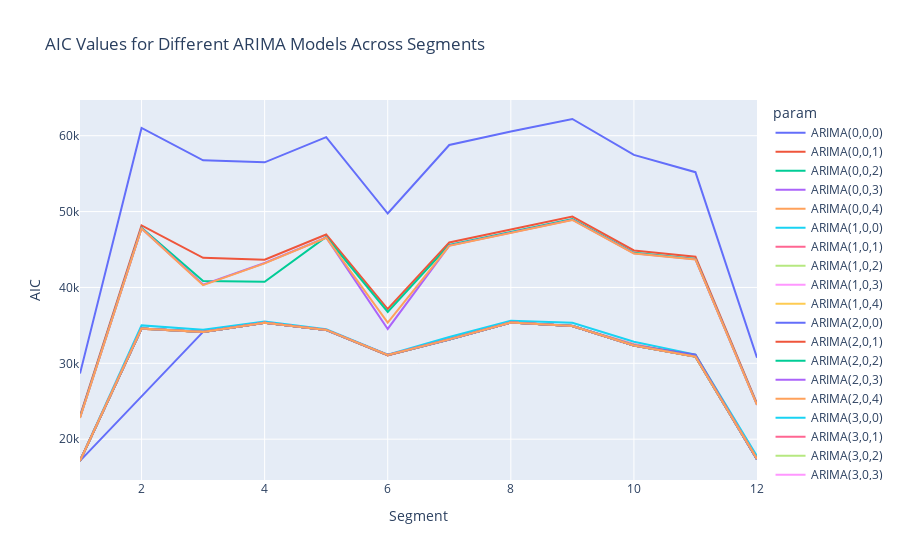
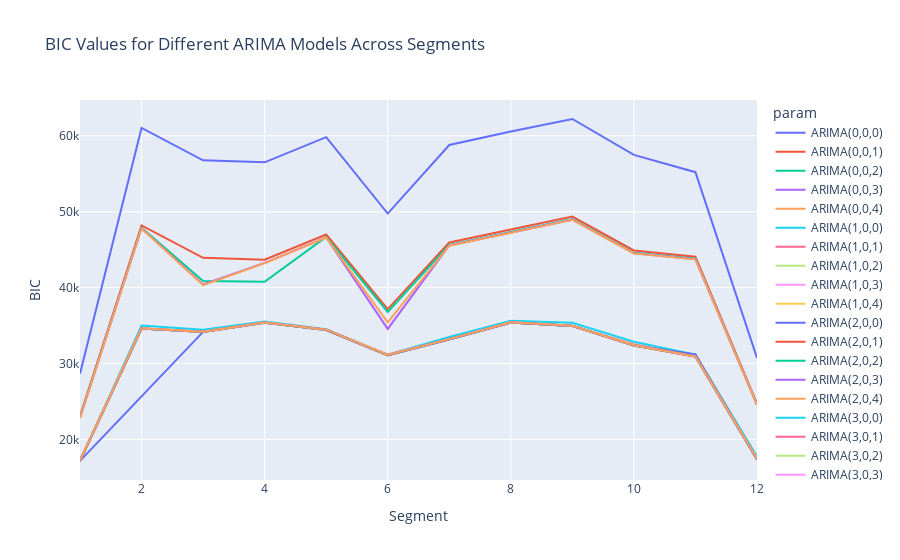
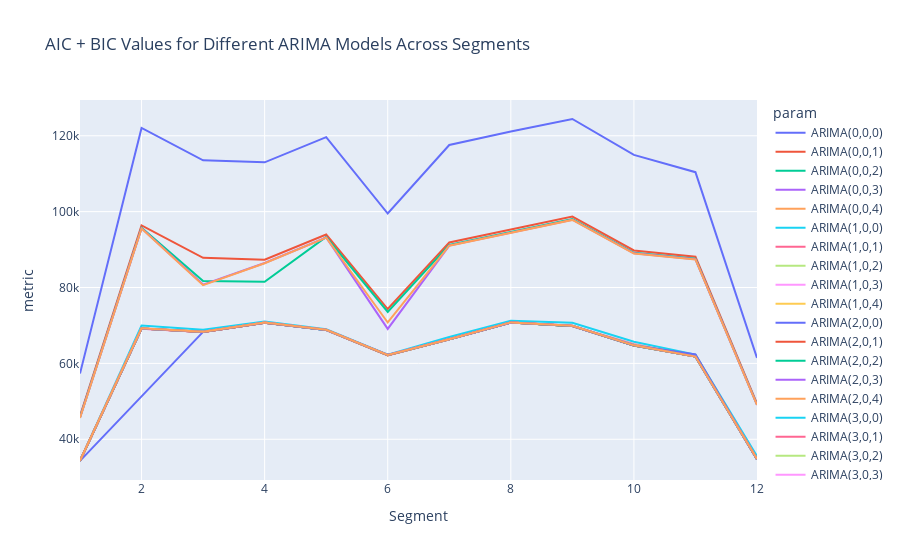

The cell these charts' notebook holds for them, in order:
### Code cell
fig1 = px.line(results_df, x='Segment', y='AIC', color='param', title='AIC Values for Different ARIMA Models Across Segments')
fig2 = px.line(results_df, x='Segment', y='BIC', color='param', title='BIC Values for Different ARIMA Models Across Segments')
fig3 = px.line(results_df, x='Segment', y='metric', color='param', title='AIC + BIC Values for Different ARIMA Models Across Segments')
fig1.show()
fig2.show()
fig3.show()

### Figure 1 — Plotly figure (JSON) as saved in the notebook; plotly's stock layout.template omitted (floating-point values rounded to 4 significant figures)
{"data": [{"hovertemplate": "param=ARIMA(0,0,0)<br>Segment=%{x}<br>AIC=%{y}<extra></extra>", "legendgroup": "ARIMA(0,0,0)", "line": {"color": "#636efa", "dash": "solid"}, "marker": {"symbol": "circle"}, "mode": "lines", "name": "ARIMA(0,0,0)", "orientation": "v", "showlegend": true, "type": "scatter", "x": [1, 2, 3, 4, 5, 6, 7, 8, 9, 10, 11, 12], "xaxis": "x", "y": [28650.0, 61020.0, 56760.0, 56490.0, 59820.0, 49740.0, 58780.0, 60550.0, 62200.0, 57480.0, 55190.0, 30730.0], "yaxis": "y"}, {"hovertemplate": "param=ARIMA(0,0,1)<br>Segment=%{x}<br>AIC=%{y}<extra></extra>", "legendgroup": "ARIMA(0,0,1)", "line": {"color": "#EF553B", "dash": "solid"}, "marker": {"symbol": "circle"}, "mode": "lines", "name": "ARIMA(0,0,1)", "orientation": "v", "showlegend": true, "type": "scatter", "x": [1, 2, 3, 4, 5, 6, 7, 8, 9, 10, 11, 12], "xaxis": "x", "y": [23050.0, 48170.0, 43900.0, 43650.0, 46970.0, 37150.0, 45930.0, 47680.0, 49340.0, 44870.0, 44050.0, 24710.0], "yaxis": "y"}, {"hovertemplate": "param=ARIMA(0,0,2)<br>Segment=%{x}<br>AIC=%{y}<extra></extra>", "legendgroup": "ARIMA(0,0,2)", "line": {"color": "#00cc96", "dash": "solid"}, "marker": {"symbol": "circle"}, "mode": "lines", "name": "ARIMA(0,0,2)", "orientation": "v", "showlegend": true, "type": "scatter", "x": [1, 2, 3, 4, 5, 6, 7, 8, 9, 10, 11, 12], "xaxis": "x", "y": [22880.0, 47860.0, 40850.0, 40750.0, 46660.0, 36770.0, 45600.0, 47330.0, 49010.0, 44570.0, 43770.0, 24550.0], "yaxis": "y"}, {"hovertemplate": "param=ARIMA(0,0,3)<br>Segment=%{x}<br>AIC=%{y}<extra></extra>", "legendgroup": "ARIMA(0,0,3)", "line": {"color": "#ab63fa", "dash": "solid"}, "marker": {"symbol": "circle"}, "mode": "lines", "name": "ARIMA(0,0,3)", "orientation": "v", "showlegend": true, "type": "scatter", "x": [1, 2, 3, 4, 5, 6, 7, 8, 9, 10, 11, 12], "xaxis": "x", "y": [22820.0, 47780.0, 40370.0, 43220.0, 46580.0, 34530.0, 45520.0, 47210.0, 48920.0, 44490.0, 43700.0, 24520.0], "yaxis": "y"}, {"hovertemplate": "param=ARIMA(0,0,4)<br>Segment=%{x}<br>AIC=%{y}<extra></extra>", "legendgroup": "ARIMA(0,0,4)", "line": {"color": "#FFA15A", "dash": "solid"}, "marker": {"symbol": "circle"}, "mode": "lines", "name": "ARIMA(0,0,4)", "orientation": "v", "showlegend": true, "type": "scatter", "x": [1, 2, 3, 4, 5, 6, 7, 8, 9, 10, 11, 12], "xaxis": "x", "y": [22800.0, 47760.0, 40300.0, 43180.0, 46550.0, 35380.0, 45490.0, 47150.0, 48890.0, 44460.0, 43690.0, 24510.0], "yaxis": "y"}, {"hovertemplate": "param=ARIMA(1,0,0)<br>Segment=%{x}<br>AIC=%{y}<extra></extra>", "legendgroup": "ARIMA(1,0,0)", "line": {"color": "#19d3f3", "dash": "solid"}, "marker": {"symbol": "circle"}, "mode": "lines", "name": "ARIMA(1,0,0)", "orientation": "v", "showlegend": true, "type": "scatter", "x": [1, 2, 3, 4, 5, 6, 7, 8, 9, 10, 11, 12], "xaxis": "x", "y": [17140.0, 34990.0, 34420.0, 35520.0, 34480.0, 31130.0, 33470.0, 35600.0, 35350.0, 32850.0, 31160.0, 17750.0], "yaxis": "y"}, {"hovertemplate": "param=ARIMA(1,0,1)<br>Segment=%{x}<br>AIC=%{y}<extra></extra>", "legendgroup": "ARIMA(1,0,1)", "line": {"color": "#FF6692", "dash": "solid"}, "marker": {"symbol": "circle"}, "mode": "lines", "name": "ARIMA(1,0,1)", "orientation": "v", "showlegend": true, "type": "scatter", "x": [1, 2, 3, 4, 5, 6, 7, 8, 9, 10, 11, 12], "xaxis": "x", "y": [17130.0, 34590.0, 34130.0, 35350.0, 34390.0, 31050.0, 33160.0, 35370.0, 34920.0, 32500.0, 30930.0, 17380.0], "yaxis": "y"}, {"hovertemplate": "param=ARIMA(1,0,2)<br>Segment=%{x}<br>AIC=%{y}<extra></extra>", "legendgroup": "ARIMA(1,0,2)", "line": {"color": "#B6E880", "dash": "solid"}, "marker": {"symbol": "circle"}, "mode": "lines", "name": "ARIMA(1,0,2)", "orientation": "v", "showlegend": true, "type": "scatter", "x": [1, 2, 3, 4, 5, 6, 7, 8, 9, 10, 11, 12], "xaxis": "x", "y": [17140.0, 34580.0, 34130.0, 35350.0, 34400.0, 31050.0, 33150.0, 35370.0, 34920.0, 32430.0, 30900.0, 17360.0], "yaxis": "y"}, {"hovertemplate": "param=ARIMA(1,0,3)<br>Segment=%{x}<br>AIC=%{y}<extra></extra>", "legendgroup": "ARIMA(1,0,3)", "line": {"color": "#FF97FF", "dash": "solid"}, "marker": {"symbol": "circle"}, "mode": "lines", "name": "ARIMA(1,0,3)", "orientation": "v", "showlegend": true, "type": "scatter", "x": [1, 2, 3, 4, 5, 6, 7, 8, 9, 10, 11, 12], "xaxis": "x", "y": [17140.0, 34570.0, 34130.0, 35350.0, 34400.0, 31090.0, 33150.0, 35370.0, 34920.0, 32380.0, 30890.0, 17340.0], "yaxis": "y"}, {"hovertemplate": "param=ARIMA(1,0,4)<br>Segment=%{x}<br>AIC=%{y}<extra></extra>", "legendgroup": "ARIMA(1,0,4)", "line": {"color": "#FECB52", "dash": "solid"}, "marker": {"symbol": "circle"}, "mode": "lines", "name": "ARIMA(1,0,4)", "orientation": "v", "showlegend": true, "type": "scatter", "x": [1, 2, 3, 4, 5, 6, 7, 8, 9, 10, 11, 12], "xaxis": "x", "y": [17140.0, 34570.0, 34130.0, 35350.0, 34400.0, 31060.0, 33150.0, 35370.0, 34920.0, 32360.0, 30880.0, 17340.0], "yaxis": "y"}, {"hovertemplate": "param=ARIMA(2,0,0)<br>Segment=%{x}<br>AIC=%{y}<extra></extra>", "legendgroup": "ARIMA(2,0,0)", "line": {"color": "#636efa", "dash": "solid"}, "marker": {"symbol": "circle"}, "mode": "lines", "name": "ARIMA(2,0,0)", "orientation": "v", "showlegend": true, "type": "scatter", "x": [1, 2, 3, 4, 5, 6, 7, 8, 9, 10, 11, 12], "xaxis": "x", "y": [17130.0, 34580.0, 34170.0, 35370.0, 34400.0, 31090.0, 33160.0, 35380.0, 34960.0, 32370.0, 30880.0, 17360.0], "yaxis": "y"}, {"hovertemplate": "param=ARIMA(2,0,1)<br>Segment=%{x}<br>AIC=%{y}<extra></extra>", "legendgroup": "ARIMA(2,0,1)", "line": {"color": "#EF553B", "dash": "solid"}, "marker": {"symbol": "circle"}, "mode": "lines", "name": "ARIMA(2,0,1)", "orientation": "v", "showlegend": true, "type": "scatter", "x": [1, 2, 3, 4, 5, 6, 7, 8, 9, 10, 11, 12], "xaxis": "x", "y": [17120.0, 34570.0, 34130.0, 35350.0, 34400.0, 31050.0, 33150.0, 35370.0, 34920.0, 32350.0, 31100.0, 17350.0], "yaxis": "y"}, {"hovertemplate": "param=ARIMA(2,0,2)<br>Segment=%{x}<br>AIC=%{y}<extra></extra>", "legendgroup": "ARIMA(2,0,2)", "line": {"color": "#00cc96", "dash": "solid"}, "marker": {"symbol": "circle"}, "mode": "lines", "name": "ARIMA(2,0,2)", "orientation": "v", "showlegend": true, "type": "scatter", "x": [1, 2, 3, 4, 5, 6, 7, 8, 9, 10, 11, 12], "xaxis": "x", "y": [17140.0, 34590.0, 34130.0, 35350.0, 34400.0, 31050.0, 33170.0, 35370.0, 34920.0, 32350.0, 30880.0, 17380.0], "yaxis": "y"}, {"hovertemplate": "param=ARIMA(2,0,3)<br>Segment=%{x}<br>AIC=%{y}<extra></extra>", "legendgroup": "ARIMA(2,0,3)", "line": {"color": "#ab63fa", "dash": "solid"}, "marker": {"symbol": "circle"}, "mode": "lines", "name": "ARIMA(2,0,3)", "orientation": "v", "showlegend": true, "type": "scatter", "x": [1, 2, 3, 4, 5, 6, 7, 8, 9, 10, 11, 12], "xaxis": "x", "y": [17140.0, 34570.0, 34130.0, 35350.0, 34400.0, 31080.0, 33150.0, 35370.0, 34920.0, 32350.0, 30910.0, 17370.0], "yaxis": "y"}, {"hovertemplate": "param=ARIMA(2,0,4)<br>Segment=%{x}<br>AIC=%{y}<extra></extra>", "legendgroup": "ARIMA(2,0,4)", "line": {"color": "#FFA15A", "dash": "solid"}, "marker": {"symbol": "circle"}, "mode": "lines", "name": "ARIMA(2,0,4)", "orientation": "v", "showlegend": true, "type": "scatter", "x": [1, 2, 3, 4, 5, 6, 7, 8, 9, 10, 11, 12], "xaxis": "x", "y": [17140.0, 34570.0, 34140.0, 35350.0, 34400.0, 31060.0, 33150.0, 35370.0, 34920.0, 32350.0, 30890.0, 17340.0], "yaxis": "y"}, {"hovertemplate": "param=ARIMA(3,0,0)<br>Segment=%{x}<br>AIC=%{y}<extra></extra>", "legendgroup": "ARIMA(3,0,0)", "line": {"color": "#19d3f3", "dash": "solid"}, "marker": {"symbol": "circle"}, "mode": "lines", "name": "ARIMA(3,0,0)", "orientation": "v", "showlegend": true, "type": "scatter", "x": [1, 2, 3, 4, 5, 6, 7, 8, 9, 10, 11, 12], "xaxis": "x", "y": [17140.0, 34570.0, 34140.0, 35350.0, 34400.0, 31090.0, 33150.0, 35370.0, 34930.0, 32350.0, 30880.0, 17360.0], "yaxis": "y"}, {"hovertemplate": "param=ARIMA(3,0,1)<br>Segment=%{x}<br>AIC=%{y}<extra></extra>", "legendgroup": "ARIMA(3,0,1)", "line": {"color": "#FF6692", "dash": "solid"}, "marker": {"symbol": "circle"}, "mode": "lines", "name": "ARIMA(3,0,1)", "orientation": "v", "showlegend": true, "type": "scatter", "x": [1, 2, 3, 4, 5, 6, 7, 8, 9, 10, 11, 12], "xaxis": "x", "y": [17140.0, 34560.0, 34130.0, 35350.0, 34400.0, 31060.0, 33160.0, 35370.0, 34920.0, 32350.0, 30890.0, 17360.0], "yaxis": "y"}, {"hovertemplate": "param=ARIMA(3,0,2)<br>Segment=%{x}<br>AIC=%{y}<extra></extra>", "legendgroup": "ARIMA(3,0,2)", "line": {"color": "#B6E880", "dash": "solid"}, "marker": {"symbol": "circle"}, "mode": "lines", "name": "ARIMA(3,0,2)", "orientation": "v", "showlegend": true, "type": "scatter", "x": [1, 2, 3, 4, 5, 6, 7, 8, 9, 10, 11, 12], "xaxis": "x", "y": [17130.0, 34570.0, 34130.0, 35350.0, 34400.0, 31070.0, 33150.0, 35370.0, 34920.0, 32350.0, 30880.0, 17350.0], "yaxis": "y"}, {"hovertemplate": "param=ARIMA(3,0,3)<br>Segment=%{x}<br>AIC=%{y}<extra></extra>", "legendgroup": "ARIMA(3,0,3)", "line": {"color": "#FF97FF", "dash": "solid"}, "marker": {"symbol": "circle"}, "mode": "lines", "name": "ARIMA(3,0,3)", "orientation": "v", "showlegend": true, "type": "scatter", "x": [1, 2, 3, 4, 5, 6, 7, 8, 9, 10, 11, 12], "xaxis": "x", "y": [17140.0, 34590.0, 34140.0, 35350.0, 34400.0, 31090.0, 33160.0, 35370.0, 34930.0, 32350.0, 30900.0, 17380.0], "yaxis": "y"}, {"hovertemplate": "param=ARIMA(3,0,4)<br>Segment=%{x}<br>AIC=%{y}<extra></extra>", "legendgroup": "ARIMA(3,0,4)", "line": {"color": "#FECB52", "dash": "solid"}, "marker": {"symbol": "circle"}, "mode": "lines", "name": "ARIMA(3,0,4)", "orientation": "v", "showlegend": true, "type": "scatter", "x": [1, 2, 3, 4, 5, 6, 7, 8, 9, 10, 11, 12], "xaxis": "x", "y": [17140.0, 34580.0, 34140.0, 35360.0, 34400.0, 31060.0, 33140.0, 35370.0, 34920.0, 32350.0, 30880.0, 17360.0], "yaxis": "y"}, {"hovertemplate": "param=ARIMA(4,0,0)<br>Segment=%{x}<br>AIC=%{y}<extra></extra>", "legendgroup": "ARIMA(4,0,0)", "line": {"color": "#636efa", "dash": "solid"}, "marker": {"symbol": "circle"}, "mode": "lines", "name": "ARIMA(4,0,0)", "orientation": "v", "showlegend": true, "type": "scatter", "x": [1, 3, 4, 5, 6, 7, 8, 9, 10, 11, 12], "xaxis": "x", "y": [17140.0, 34140.0, 35350.0, 34400.0, 31090.0, 33150.0, 35370.0, 34920.0, 32340.0, 31150.0, 17340.0], "yaxis": "y"}, {"hovertemplate": "param=ARIMA(4,0,1)<br>Segment=%{x}<br>AIC=%{y}<extra></extra>", "legendgroup": "ARIMA(4,0,1)", "line": {"color": "#EF553B", "dash": "solid"}, "marker": {"symbol": "circle"}, "mode": "lines", "name": "ARIMA(4,0,1)", "orientation": "v", "showlegend": true, "type": "scatter", "x": [1, 2, 3, 4, 5, 6, 7, 8, 9, 10, 11, 12], "xaxis": "x", "y": [17140.0, 34570.0, 34130.0, 35350.0, 34400.0, 31060.0, 33150.0, 35370.0, 34920.0, 32350.0, 30880.0, 17360.0], "yaxis": "y"}, {"hovertemplate": "param=ARIMA(4,0,2)<br>Segment=%{x}<br>AIC=%{y}<extra></extra>", "legendgroup": "ARIMA(4,0,2)", "line": {"color": "#00cc96", "dash": "solid"}, "marker": {"symbol": "circle"}, "mode": "lines", "name": "ARIMA(4,0,2)", "orientation": "v", "showlegend": true, "type": "scatter", "x": [1, 2, 3, 4, 5, 6, 7, 8, 9, 10, 11, 12], "xaxis": "x", "y": [17140.0, 34570.0, 34140.0, 35350.0, 34400.0, 31090.0, 33150.0, 35370.0, 34920.0, 32350.0, 30890.0, 17330.0], "yaxis": "y"}, {"hovertemplate": "param=ARIMA(4,0,3)<br>Segment=%{x}<br>AIC=%{y}<extra></extra>", "legendgroup": "ARIMA(4,0,3)", "line": {"color": "#ab63fa", "dash": "solid"}, "marker": {"symbol": "circle"}, "mode": "lines", "name": "ARIMA(4,0,3)", "orientation": "v", "showlegend": true, "type": "scatter", "x": [1, 2, 3, 4, 5, 6, 7, 8, 9, 10, 11, 12], "xaxis": "x", "y": [17140.0, 34570.0, 34140.0, 35360.0, 34400.0, 31090.0, 33140.0, 35370.0, 34920.0, 32350.0, 30880.0, 17340.0], "yaxis": "y"}, {"hovertemplate": "param=ARIMA(4,0,4)<br>Segment=%{x}<br>AIC=%{y}<extra></extra>", "legendgroup": "ARIMA(4,0,4)", "line": {"color": "#FFA15A", "dash": "solid"}, "marker": {"symbol": "circle"}, "mode": "lines", "name": "ARIMA(4,0,4)", "orientation": "v", "showlegend": true, "type": "scatter", "x": [1, 2, 3, 4, 5, 6, 7, 8, 9, 10, 11, 12], "xaxis": "x", "y": [17150.0, 34600.0, 34130.0, 35360.0, 34400.0, 31090.0, 33160.0, 35370.0, 34920.0, 32350.0, 30870.0, 17390.0], "yaxis": "y"}], "layout": {"legend": {"title": {"text": "param"}, "tracegroupgap": 0}, "title": {"text": "AIC Values for Different ARIMA Models Across Segments"}, "xaxis": {"anchor": "y", "domain": [0, 1], "title": {"text": "Segment"}}, "yaxis": {"anchor": "x", "domain": [0, 1], "title": {"text": "AIC"}}}}

### Figure 2 — Plotly figure (JSON) as saved in the notebook; plotly's stock layout.template omitted (floating-point values rounded to 4 significant figures)
{"data": [{"hovertemplate": "param=ARIMA(0,0,0)<br>Segment=%{x}<br>BIC=%{y}<extra></extra>", "legendgroup": "ARIMA(0,0,0)", "line": {"color": "#636efa", "dash": "solid"}, "marker": {"symbol": "circle"}, "mode": "lines", "name": "ARIMA(0,0,0)", "orientation": "v", "showlegend": true, "type": "scatter", "x": [1, 2, 3, 4, 5, 6, 7, 8, 9, 10, 11, 12], "xaxis": "x", "y": [28660.0, 61030.0, 56770.0, 56500.0, 59830.0, 49750.0, 58790.0, 60560.0, 62210.0, 57490.0, 55200.0, 30740.0], "yaxis": "y"}, {"hovertemplate": "param=ARIMA(0,0,1)<br>Segment=%{x}<br>BIC=%{y}<extra></extra>", "legendgroup": "ARIMA(0,0,1)", "line": {"color": "#EF553B", "dash": "solid"}, "marker": {"symbol": "circle"}, "mode": "lines", "name": "ARIMA(0,0,1)", "orientation": "v", "showlegend": true, "type": "scatter", "x": [1, 2, 3, 4, 5, 6, 7, 8, 9, 10, 11, 12], "xaxis": "x", "y": [23070.0, 48190.0, 43920.0, 43670.0, 46990.0, 37170.0, 45940.0, 47690.0, 49360.0, 44890.0, 44070.0, 24720.0], "yaxis": "y"}, {"hovertemplate": "param=ARIMA(0,0,2)<br>Segment=%{x}<br>BIC=%{y}<extra></extra>", "legendgroup": "ARIMA(0,0,2)", "line": {"color": "#00cc96", "dash": "solid"}, "marker": {"symbol": "circle"}, "mode": "lines", "name": "ARIMA(0,0,2)", "orientation": "v", "showlegend": true, "type": "scatter", "x": [1, 2, 3, 4, 5, 6, 7, 8, 9, 10, 11, 12], "xaxis": "x", "y": [22900.0, 47880.0, 40870.0, 40770.0, 46680.0, 36790.0, 45620.0, 47350.0, 49040.0, 44590.0, 43790.0, 24580.0], "yaxis": "y"}, {"hovertemplate": "param=ARIMA(0,0,3)<br>Segment=%{x}<br>BIC=%{y}<extra></extra>", "legendgroup": "ARIMA(0,0,3)", "line": {"color": "#ab63fa", "dash": "solid"}, "marker": {"symbol": "circle"}, "mode": "lines", "name": "ARIMA(0,0,3)", "orientation": "v", "showlegend": true, "type": "scatter", "x": [1, 2, 3, 4, 5, 6, 7, 8, 9, 10, 11, 12], "xaxis": "x", "y": [22850.0, 47810.0, 40400.0, 43250.0, 46600.0, 34560.0, 45540.0, 47240.0, 48950.0, 44520.0, 43730.0, 24550.0], "yaxis": "y"}, {"hovertemplate": "param=ARIMA(0,0,4)<br>Segment=%{x}<br>BIC=%{y}<extra></extra>", "legendgroup": "ARIMA(0,0,4)", "line": {"color": "#FFA15A", "dash": "solid"}, "marker": {"symbol": "circle"}, "mode": "lines", "name": "ARIMA(0,0,4)", "orientation": "v", "showlegend": true, "type": "scatter", "x": [1, 2, 3, 4, 5, 6, 7, 8, 9, 10, 11, 12], "xaxis": "x", "y": [22830.0, 47800.0, 40330.0, 43210.0, 46590.0, 35410.0, 45520.0, 47180.0, 48930.0, 44500.0, 43720.0, 24540.0], "yaxis": "y"}, {"hovertemplate": "param=ARIMA(1,0,0)<br>Segment=%{x}<br>BIC=%{y}<extra></extra>", "legendgroup": "ARIMA(1,0,0)", "line": {"color": "#19d3f3", "dash": "solid"}, "marker": {"symbol": "circle"}, "mode": "lines", "name": "ARIMA(1,0,0)", "orientation": "v", "showlegend": true, "type": "scatter", "x": [1, 2, 3, 4, 5, 6, 7, 8, 9, 10, 11, 12], "xaxis": "x", "y": [17160.0, 35010.0, 34440.0, 35540.0, 34500.0, 31140.0, 33480.0, 35620.0, 35360.0, 32870.0, 31170.0, 17770.0], "yaxis": "y"}, {"hovertemplate": "param=ARIMA(1,0,1)<br>Segment=%{x}<br>BIC=%{y}<extra></extra>", "legendgroup": "ARIMA(1,0,1)", "line": {"color": "#FF6692", "dash": "solid"}, "marker": {"symbol": "circle"}, "mode": "lines", "name": "ARIMA(1,0,1)", "orientation": "v", "showlegend": true, "type": "scatter", "x": [1, 2, 3, 4, 5, 6, 7, 8, 9, 10, 11, 12], "xaxis": "x", "y": [17160.0, 34610.0, 34150.0, 35370.0, 34420.0, 31070.0, 33190.0, 35390.0, 34950.0, 32520.0, 30960.0, 17400.0], "yaxis": "y"}, {"hovertemplate": "param=ARIMA(1,0,2)<br>Segment=%{x}<br>BIC=%{y}<extra></extra>", "legendgroup": "ARIMA(1,0,2)", "line": {"color": "#B6E880", "dash": "solid"}, "marker": {"symbol": "circle"}, "mode": "lines", "name": "ARIMA(1,0,2)", "orientation": "v", "showlegend": true, "type": "scatter", "x": [1, 2, 3, 4, 5, 6, 7, 8, 9, 10, 11, 12], "xaxis": "x", "y": [17160.0, 34600.0, 34160.0, 35380.0, 34420.0, 31080.0, 33180.0, 35390.0, 34950.0, 32460.0, 30930.0, 17390.0], "yaxis": "y"}, {"hovertemplate": "param=ARIMA(1,0,3)<br>Segment=%{x}<br>BIC=%{y}<extra></extra>", "legendgroup": "ARIMA(1,0,3)", "line": {"color": "#FF97FF", "dash": "solid"}, "marker": {"symbol": "circle"}, "mode": "lines", "name": "ARIMA(1,0,3)", "orientation": "v", "showlegend": true, "type": "scatter", "x": [1, 2, 3, 4, 5, 6, 7, 8, 9, 10, 11, 12], "xaxis": "x", "y": [17170.0, 34600.0, 34170.0, 35380.0, 34430.0, 31120.0, 33180.0, 35400.0, 34950.0, 32410.0, 30920.0, 17380.0], "yaxis": "y"}, {"hovertemplate": "param=ARIMA(1,0,4)<br>Segment=%{x}<br>BIC=%{y}<extra></extra>", "legendgroup": "ARIMA(1,0,4)", "line": {"color": "#FECB52", "dash": "solid"}, "marker": {"symbol": "circle"}, "mode": "lines", "name": "ARIMA(1,0,4)", "orientation": "v", "showlegend": true, "type": "scatter", "x": [1, 2, 3, 4, 5, 6, 7, 8, 9, 10, 11, 12], "xaxis": "x", "y": [17180.0, 34600.0, 34170.0, 35390.0, 34440.0, 31100.0, 33190.0, 35410.0, 34960.0, 32400.0, 30920.0, 17370.0], "yaxis": "y"}, {"hovertemplate": "param=ARIMA(2,0,0)<br>Segment=%{x}<br>BIC=%{y}<extra></extra>", "legendgroup": "ARIMA(2,0,0)", "line": {"color": "#636efa", "dash": "solid"}, "marker": {"symbol": "circle"}, "mode": "lines", "name": "ARIMA(2,0,0)", "orientation": "v", "showlegend": true, "type": "scatter", "x": [1, 2, 3, 4, 5, 6, 7, 8, 9, 10, 11, 12], "xaxis": "x", "y": [17160.0, 34600.0, 34200.0, 35390.0, 34420.0, 31110.0, 33180.0, 35400.0, 34980.0, 32400.0, 30910.0, 17380.0], "yaxis": "y"}, {"hovertemplate": "param=ARIMA(2,0,1)<br>Segment=%{x}<br>BIC=%{y}<extra></extra>", "legendgroup": "ARIMA(2,0,1)", "line": {"color": "#EF553B", "dash": "solid"}, "marker": {"symbol": "circle"}, "mode": "lines", "name": "ARIMA(2,0,1)", "orientation": "v", "showlegend": true, "type": "scatter", "x": [1, 2, 3, 4, 5, 6, 7, 8, 9, 10, 11, 12], "xaxis": "x", "y": [17150.0, 34600.0, 34160.0, 35380.0, 34420.0, 31080.0, 33180.0, 35390.0, 34940.0, 32380.0, 31130.0, 17370.0], "yaxis": "y"}, {"hovertemplate": "param=ARIMA(2,0,2)<br>Segment=%{x}<br>BIC=%{y}<extra></extra>", "legendgroup": "ARIMA(2,0,2)", "line": {"color": "#00cc96", "dash": "solid"}, "marker": {"symbol": "circle"}, "mode": "lines", "name": "ARIMA(2,0,2)", "orientation": "v", "showlegend": true, "type": "scatter", "x": [1, 2, 3, 4, 5, 6, 7, 8, 9, 10, 11, 12], "xaxis": "x", "y": [17170.0, 34620.0, 34170.0, 35380.0, 34430.0, 31090.0, 33200.0, 35400.0, 34950.0, 32380.0, 30910.0, 17410.0], "yaxis": "y"}, {"hovertemplate": "param=ARIMA(2,0,3)<br>Segment=%{x}<br>BIC=%{y}<extra></extra>", "legendgroup": "ARIMA(2,0,3)", "line": {"color": "#ab63fa", "dash": "solid"}, "marker": {"symbol": "circle"}, "mode": "lines", "name": "ARIMA(2,0,3)", "orientation": "v", "showlegend": true, "type": "scatter", "x": [1, 2, 3, 4, 5, 6, 7, 8, 9, 10, 11, 12], "xaxis": "x", "y": [17180.0, 34610.0, 34170.0, 35390.0, 34440.0, 31120.0, 33190.0, 35410.0, 34960.0, 32390.0, 30950.0, 17410.0], "yaxis": "y"}, {"hovertemplate": "param=ARIMA(2,0,4)<br>Segment=%{x}<br>BIC=%{y}<extra></extra>", "legendgroup": "ARIMA(2,0,4)", "line": {"color": "#FFA15A", "dash": "solid"}, "marker": {"symbol": "circle"}, "mode": "lines", "name": "ARIMA(2,0,4)", "orientation": "v", "showlegend": true, "type": "scatter", "x": [1, 2, 3, 4, 5, 6, 7, 8, 9, 10, 11, 12], "xaxis": "x", "y": [17190.0, 34610.0, 34180.0, 35400.0, 34440.0, 31110.0, 33200.0, 35420.0, 34960.0, 32390.0, 30940.0, 17380.0], "yaxis": "y"}, {"hovertemplate": "param=ARIMA(3,0,0)<br>Segment=%{x}<br>BIC=%{y}<extra></extra>", "legendgroup": "ARIMA(3,0,0)", "line": {"color": "#19d3f3", "dash": "solid"}, "marker": {"symbol": "circle"}, "mode": "lines", "name": "ARIMA(3,0,0)", "orientation": "v", "showlegend": true, "type": "scatter", "x": [1, 2, 3, 4, 5, 6, 7, 8, 9, 10, 11, 12], "xaxis": "x", "y": [17160.0, 34600.0, 34170.0, 35380.0, 34420.0, 31110.0, 33180.0, 35400.0, 34950.0, 32380.0, 30910.0, 17380.0], "yaxis": "y"}, {"hovertemplate": "param=ARIMA(3,0,1)<br>Segment=%{x}<br>BIC=%{y}<extra></extra>", "legendgroup": "ARIMA(3,0,1)", "line": {"color": "#FF6692", "dash": "solid"}, "marker": {"symbol": "circle"}, "mode": "lines", "name": "ARIMA(3,0,1)", "orientation": "v", "showlegend": true, "type": "scatter", "x": [1, 2, 3, 4, 5, 6, 7, 8, 9, 10, 11, 12], "xaxis": "x", "y": [17170.0, 34600.0, 34170.0, 35380.0, 34430.0, 31090.0, 33190.0, 35400.0, 34950.0, 32380.0, 30920.0, 17400.0], "yaxis": "y"}, {"hovertemplate": "param=ARIMA(3,0,2)<br>Segment=%{x}<br>BIC=%{y}<extra></extra>", "legendgroup": "ARIMA(3,0,2)", "line": {"color": "#B6E880", "dash": "solid"}, "marker": {"symbol": "circle"}, "mode": "lines", "name": "ARIMA(3,0,2)", "orientation": "v", "showlegend": true, "type": "scatter", "x": [1, 2, 3, 4, 5, 6, 7, 8, 9, 10, 11, 12], "xaxis": "x", "y": [17160.0, 34610.0, 34170.0, 35390.0, 34440.0, 31110.0, 33190.0, 35410.0, 34960.0, 32390.0, 30920.0, 17390.0], "yaxis": "y"}, {"hovertemplate": "param=ARIMA(3,0,3)<br>Segment=%{x}<br>BIC=%{y}<extra></extra>", "legendgroup": "ARIMA(3,0,3)", "line": {"color": "#FF97FF", "dash": "solid"}, "marker": {"symbol": "circle"}, "mode": "lines", "name": "ARIMA(3,0,3)", "orientation": "v", "showlegend": true, "type": "scatter", "x": [1, 2, 3, 4, 5, 6, 7, 8, 9, 10, 11, 12], "xaxis": "x", "y": [17190.0, 34640.0, 34180.0, 35400.0, 34440.0, 31130.0, 33200.0, 35420.0, 34970.0, 32390.0, 30940.0, 17430.0], "yaxis": "y"}, {"hovertemplate": "param=ARIMA(3,0,4)<br>Segment=%{x}<br>BIC=%{y}<extra></extra>", "legendgroup": "ARIMA(3,0,4)", "line": {"color": "#FECB52", "dash": "solid"}, "marker": {"symbol": "circle"}, "mode": "lines", "name": "ARIMA(3,0,4)", "orientation": "v", "showlegend": true, "type": "scatter", "x": [1, 2, 3, 4, 5, 6, 7, 8, 9, 10, 11, 12], "xaxis": "x", "y": [17190.0, 34630.0, 34180.0, 35410.0, 34450.0, 31100.0, 33190.0, 35420.0, 34970.0, 32400.0, 30930.0, 17410.0], "yaxis": "y"}, {"hovertemplate": "param=ARIMA(4,0,0)<br>Segment=%{x}<br>BIC=%{y}<extra></extra>", "legendgroup": "ARIMA(4,0,0)", "line": {"color": "#636efa", "dash": "solid"}, "marker": {"symbol": "circle"}, "mode": "lines", "name": "ARIMA(4,0,0)", "orientation": "v", "showlegend": true, "type": "scatter", "x": [1, 3, 4, 5, 6, 7, 8, 9, 10, 11, 12], "xaxis": "x", "y": [17170.0, 34170.0, 35380.0, 34430.0, 31120.0, 33180.0, 35400.0, 34950.0, 32380.0, 31190.0, 17370.0], "yaxis": "y"}, {"hovertemplate": "param=ARIMA(4,0,1)<br>Segment=%{x}<br>BIC=%{y}<extra></extra>", "legendgroup": "ARIMA(4,0,1)", "line": {"color": "#EF553B", "dash": "solid"}, "marker": {"symbol": "circle"}, "mode": "lines", "name": "ARIMA(4,0,1)", "orientation": "v", "showlegend": true, "type": "scatter", "x": [1, 2, 3, 4, 5, 6, 7, 8, 9, 10, 11, 12], "xaxis": "x", "y": [17180.0, 34610.0, 34170.0, 35390.0, 34440.0, 31090.0, 33190.0, 35410.0, 34960.0, 32390.0, 30920.0, 17400.0], "yaxis": "y"}, {"hovertemplate": "param=ARIMA(4,0,2)<br>Segment=%{x}<br>BIC=%{y}<extra></extra>", "legendgroup": "ARIMA(4,0,2)", "line": {"color": "#00cc96", "dash": "solid"}, "marker": {"symbol": "circle"}, "mode": "lines", "name": "ARIMA(4,0,2)", "orientation": "v", "showlegend": true, "type": "scatter", "x": [1, 2, 3, 4, 5, 6, 7, 8, 9, 10, 11, 12], "xaxis": "x", "y": [17190.0, 34620.0, 34180.0, 35400.0, 34450.0, 31130.0, 33190.0, 35420.0, 34960.0, 32390.0, 30940.0, 17380.0], "yaxis": "y"}, {"hovertemplate": "param=ARIMA(4,0,3)<br>Segment=%{x}<br>BIC=%{y}<extra></extra>", "legendgroup": "ARIMA(4,0,3)", "line": {"color": "#ab63fa", "dash": "solid"}, "marker": {"symbol": "circle"}, "mode": "lines", "name": "ARIMA(4,0,3)", "orientation": "v", "showlegend": true, "type": "scatter", "x": [1, 2, 3, 4, 5, 6, 7, 8, 9, 10, 11, 12], "xaxis": "x", "y": [17190.0, 34620.0, 34190.0, 35400.0, 34450.0, 31140.0, 33190.0, 35420.0, 34970.0, 32400.0, 30930.0, 17390.0], "yaxis": "y"}, {"hovertemplate": "param=ARIMA(4,0,4)<br>Segment=%{x}<br>BIC=%{y}<extra></extra>", "legendgroup": "ARIMA(4,0,4)", "line": {"color": "#FFA15A", "dash": "solid"}, "marker": {"symbol": "circle"}, "mode": "lines", "name": "ARIMA(4,0,4)", "orientation": "v", "showlegend": true, "type": "scatter", "x": [1, 2, 3, 4, 5, 6, 7, 8, 9, 10, 11, 12], "xaxis": "x", "y": [17200.0, 34650.0, 34190.0, 35410.0, 34460.0, 31150.0, 33210.0, 35430.0, 34970.0, 32410.0, 30930.0, 17440.0], "yaxis": "y"}], "layout": {"legend": {"title": {"text": "param"}, "tracegroupgap": 0}, "title": {"text": "BIC Values for Different ARIMA Models Across Segments"}, "xaxis": {"anchor": "y", "domain": [0, 1], "title": {"text": "Segment"}}, "yaxis": {"anchor": "x", "domain": [0, 1], "title": {"text": "BIC"}}}}

### Figure 3 — Plotly figure (JSON) as saved in the notebook; plotly's stock layout.template omitted (floating-point values rounded to 4 significant figures)
{"data": [{"hovertemplate": "param=ARIMA(0,0,0)<br>Segment=%{x}<br>metric=%{y}<extra></extra>", "legendgroup": "ARIMA(0,0,0)", "line": {"color": "#636efa", "dash": "solid"}, "marker": {"symbol": "circle"}, "mode": "lines", "name": "ARIMA(0,0,0)", "orientation": "v", "showlegend": true, "type": "scatter", "x": [1, 2, 3, 4, 5, 6, 7, 8, 9, 10, 11, 12], "xaxis": "x", "y": [57310.0, 122100.0, 113500.0, 113000.0, 119600.0, 99500.0, 117600.0, 121100.0, 124400.0, 115000.0, 110400.0, 61470.0], "yaxis": "y"}, {"hovertemplate": "param=ARIMA(0,0,1)<br>Segment=%{x}<br>metric=%{y}<extra></extra>", "legendgroup": "ARIMA(0,0,1)", "line": {"color": "#EF553B", "dash": "solid"}, "marker": {"symbol": "circle"}, "mode": "lines", "name": "ARIMA(0,0,1)", "orientation": "v", "showlegend": true, "type": "scatter", "x": [1, 2, 3, 4, 5, 6, 7, 8, 9, 10, 11, 12], "xaxis": "x", "y": [46120.0, 96360.0, 87820.0, 87320.0, 93960.0, 74320.0, 91870.0, 95370.0, 98710.0, 89770.0, 88120.0, 49430.0], "yaxis": "y"}, {"hovertemplate": "param=ARIMA(0,0,2)<br>Segment=%{x}<br>metric=%{y}<extra></extra>", "legendgroup": "ARIMA(0,0,2)", "line": {"color": "#00cc96", "dash": "solid"}, "marker": {"symbol": "circle"}, "mode": "lines", "name": "ARIMA(0,0,2)", "orientation": "v", "showlegend": true, "type": "scatter", "x": [1, 2, 3, 4, 5, 6, 7, 8, 9, 10, 11, 12], "xaxis": "x", "y": [45780.0, 95740.0, 81720.0, 81530.0, 93330.0, 73560.0, 91230.0, 94680.0, 98050.0, 89160.0, 87570.0, 49130.0], "yaxis": "y"}, {"hovertemplate": "param=ARIMA(0,0,3)<br>Segment=%{x}<br>metric=%{y}<extra></extra>", "legendgroup": "ARIMA(0,0,3)", "line": {"color": "#ab63fa", "dash": "solid"}, "marker": {"symbol": "circle"}, "mode": "lines", "name": "ARIMA(0,0,3)", "orientation": "v", "showlegend": true, "type": "scatter", "x": [1, 2, 3, 4, 5, 6, 7, 8, 9, 10, 11, 12], "xaxis": "x", "y": [45680.0, 95590.0, 80770.0, 86480.0, 93180.0, 69080.0, 91060.0, 94450.0, 97880.0, 89010.0, 87440.0, 49070.0], "yaxis": "y"}, {"hovertemplate": "param=ARIMA(0,0,4)<br>Segment=%{x}<br>metric=%{y}<extra></extra>", "legendgroup": "ARIMA(0,0,4)", "line": {"color": "#FFA15A", "dash": "solid"}, "marker": {"symbol": "circle"}, "mode": "lines", "name": "ARIMA(0,0,4)", "orientation": "v", "showlegend": true, "type": "scatter", "x": [1, 2, 3, 4, 5, 6, 7, 8, 9, 10, 11, 12], "xaxis": "x", "y": [45630.0, 95560.0, 80630.0, 86390.0, 93140.0, 70790.0, 91010.0, 94330.0, 97820.0, 88960.0, 87410.0, 49050.0], "yaxis": "y"}, {"hovertemplate": "param=ARIMA(1,0,0)<br>Segment=%{x}<br>metric=%{y}<extra></extra>", "legendgroup": "ARIMA(1,0,0)", "line": {"color": "#19d3f3", "dash": "solid"}, "marker": {"symbol": "circle"}, "mode": "lines", "name": "ARIMA(1,0,0)", "orientation": "v", "showlegend": true, "type": "scatter", "x": [1, 2, 3, 4, 5, 6, 7, 8, 9, 10, 11, 12], "xaxis": "x", "y": [34310.0, 70010.0, 68860.0, 71060.0, 68980.0, 62270.0, 66950.0, 71220.0, 70710.0, 65720.0, 62330.0, 35520.0], "yaxis": "y"}, {"hovertemplate": "param=ARIMA(1,0,1)<br>Segment=%{x}<br>metric=%{y}<extra></extra>", "legendgroup": "ARIMA(1,0,1)", "line": {"color": "#FF6692", "dash": "solid"}, "marker": {"symbol": "circle"}, "mode": "lines", "name": "ARIMA(1,0,1)", "orientation": "v", "showlegend": true, "type": "scatter", "x": [1, 2, 3, 4, 5, 6, 7, 8, 9, 10, 11, 12], "xaxis": "x", "y": [34290.0, 69200.0, 68280.0, 70710.0, 68810.0, 62120.0, 66350.0, 70760.0, 69870.0, 65030.0, 61890.0, 34780.0], "yaxis": "y"}, {"hovertemplate": "param=ARIMA(1,0,2)<br>Segment=%{x}<br>metric=%{y}<extra></extra>", "legendgroup": "ARIMA(1,0,2)", "line": {"color": "#B6E880", "dash": "solid"}, "marker": {"symbol": "circle"}, "mode": "lines", "name": "ARIMA(1,0,2)", "orientation": "v", "showlegend": true, "type": "scatter", "x": [1, 2, 3, 4, 5, 6, 7, 8, 9, 10, 11, 12], "xaxis": "x", "y": [34300.0, 69180.0, 68290.0, 70720.0, 68820.0, 62130.0, 66330.0, 70760.0, 69860.0, 64890.0, 61830.0, 34750.0], "yaxis": "y"}, {"hovertemplate": "param=ARIMA(1,0,3)<br>Segment=%{x}<br>metric=%{y}<extra></extra>", "legendgroup": "ARIMA(1,0,3)", "line": {"color": "#FF97FF", "dash": "solid"}, "marker": {"symbol": "circle"}, "mode": "lines", "name": "ARIMA(1,0,3)", "orientation": "v", "showlegend": true, "type": "scatter", "x": [1, 2, 3, 4, 5, 6, 7, 8, 9, 10, 11, 12], "xaxis": "x", "y": [34310.0, 69160.0, 68300.0, 70730.0, 68830.0, 62210.0, 66340.0, 70770.0, 69870.0, 64790.0, 61810.0, 34720.0], "yaxis": "y"}, {"hovertemplate": "param=ARIMA(1,0,4)<br>Segment=%{x}<br>metric=%{y}<extra></extra>", "legendgroup": "ARIMA(1,0,4)", "line": {"color": "#FECB52", "dash": "solid"}, "marker": {"symbol": "circle"}, "mode": "lines", "name": "ARIMA(1,0,4)", "orientation": "v", "showlegend": true, "type": "scatter", "x": [1, 2, 3, 4, 5, 6, 7, 8, 9, 10, 11, 12], "xaxis": "x", "y": [34320.0, 69170.0, 68310.0, 70740.0, 68840.0, 62150.0, 66340.0, 70780.0, 69880.0, 64760.0, 61800.0, 34710.0], "yaxis": "y"}, {"hovertemplate": "param=ARIMA(2,0,0)<br>Segment=%{x}<br>metric=%{y}<extra></extra>", "legendgroup": "ARIMA(2,0,0)", "line": {"color": "#636efa", "dash": "solid"}, "marker": {"symbol": "circle"}, "mode": "lines", "name": "ARIMA(2,0,0)", "orientation": "v", "showlegend": true, "type": "scatter", "x": [1, 2, 3, 4, 5, 6, 7, 8, 9, 10, 11, 12], "xaxis": "x", "y": [34290.0, 69190.0, 68370.0, 70760.0, 68820.0, 62200.0, 66340.0, 70780.0, 69950.0, 64770.0, 61790.0, 34750.0], "yaxis": "y"}, {"hovertemplate": "param=ARIMA(2,0,1)<br>Segment=%{x}<br>metric=%{y}<extra></extra>", "legendgroup": "ARIMA(2,0,1)", "line": {"color": "#EF553B", "dash": "solid"}, "marker": {"symbol": "circle"}, "mode": "lines", "name": "ARIMA(2,0,1)", "orientation": "v", "showlegend": true, "type": "scatter", "x": [1, 2, 3, 4, 5, 6, 7, 8, 9, 10, 11, 12], "xaxis": "x", "y": [34280.0, 69170.0, 68290.0, 70720.0, 68820.0, 62130.0, 66330.0, 70760.0, 69860.0, 64720.0, 62230.0, 34720.0], "yaxis": "y"}, {"hovertemplate": "param=ARIMA(2,0,2)<br>Segment=%{x}<br>metric=%{y}<extra></extra>", "legendgroup": "ARIMA(2,0,2)", "line": {"color": "#00cc96", "dash": "solid"}, "marker": {"symbol": "circle"}, "mode": "lines", "name": "ARIMA(2,0,2)", "orientation": "v", "showlegend": true, "type": "scatter", "x": [1, 2, 3, 4, 5, 6, 7, 8, 9, 10, 11, 12], "xaxis": "x", "y": [34310.0, 69210.0, 68300.0, 70730.0, 68830.0, 62140.0, 66370.0, 70770.0, 69880.0, 64730.0, 61790.0, 34800.0], "yaxis": "y"}, {"hovertemplate": "param=ARIMA(2,0,3)<br>Segment=%{x}<br>metric=%{y}<extra></extra>", "legendgroup": "ARIMA(2,0,3)", "line": {"color": "#ab63fa", "dash": "solid"}, "marker": {"symbol": "circle"}, "mode": "lines", "name": "ARIMA(2,0,3)", "orientation": "v", "showlegend": true, "type": "scatter", "x": [1, 2, 3, 4, 5, 6, 7, 8, 9, 10, 11, 12], "xaxis": "x", "y": [34320.0, 69190.0, 68310.0, 70740.0, 68840.0, 62200.0, 66340.0, 70780.0, 69880.0, 64730.0, 61850.0, 34770.0], "yaxis": "y"}, {"hovertemplate": "param=ARIMA(2,0,4)<br>Segment=%{x}<br>metric=%{y}<extra></extra>", "legendgroup": "ARIMA(2,0,4)", "line": {"color": "#FFA15A", "dash": "solid"}, "marker": {"symbol": "circle"}, "mode": "lines", "name": "ARIMA(2,0,4)", "orientation": "v", "showlegend": true, "type": "scatter", "x": [1, 2, 3, 4, 5, 6, 7, 8, 9, 10, 11, 12], "xaxis": "x", "y": [34330.0, 69180.0, 68320.0, 70750.0, 68840.0, 62170.0, 66350.0, 70790.0, 69890.0, 64740.0, 61830.0, 34730.0], "yaxis": "y"}, {"hovertemplate": "param=ARIMA(3,0,0)<br>Segment=%{x}<br>metric=%{y}<extra></extra>", "legendgroup": "ARIMA(3,0,0)", "line": {"color": "#19d3f3", "dash": "solid"}, "marker": {"symbol": "circle"}, "mode": "lines", "name": "ARIMA(3,0,0)", "orientation": "v", "showlegend": true, "type": "scatter", "x": [1, 2, 3, 4, 5, 6, 7, 8, 9, 10, 11, 12], "xaxis": "x", "y": [34300.0, 69180.0, 68310.0, 70730.0, 68820.0, 62200.0, 66330.0, 70770.0, 69880.0, 64740.0, 61790.0, 34740.0], "yaxis": "y"}, {"hovertemplate": "param=ARIMA(3,0,1)<br>Segment=%{x}<br>metric=%{y}<extra></extra>", "legendgroup": "ARIMA(3,0,1)", "line": {"color": "#FF6692", "dash": "solid"}, "marker": {"symbol": "circle"}, "mode": "lines", "name": "ARIMA(3,0,1)", "orientation": "v", "showlegend": true, "type": "scatter", "x": [1, 2, 3, 4, 5, 6, 7, 8, 9, 10, 11, 12], "xaxis": "x", "y": [34310.0, 69160.0, 68300.0, 70730.0, 68830.0, 62150.0, 66350.0, 70770.0, 69870.0, 64730.0, 61810.0, 34760.0], "yaxis": "y"}, {"hovertemplate": "param=ARIMA(3,0,2)<br>Segment=%{x}<br>metric=%{y}<extra></extra>", "legendgroup": "ARIMA(3,0,2)", "line": {"color": "#B6E880", "dash": "solid"}, "marker": {"symbol": "circle"}, "mode": "lines", "name": "ARIMA(3,0,2)", "orientation": "v", "showlegend": true, "type": "scatter", "x": [1, 2, 3, 4, 5, 6, 7, 8, 9, 10, 11, 12], "xaxis": "x", "y": [34290.0, 69170.0, 68310.0, 70740.0, 68840.0, 62190.0, 66340.0, 70780.0, 69880.0, 64730.0, 61800.0, 34740.0], "yaxis": "y"}, {"hovertemplate": "param=ARIMA(3,0,3)<br>Segment=%{x}<br>metric=%{y}<extra></extra>", "legendgroup": "ARIMA(3,0,3)", "line": {"color": "#FF97FF", "dash": "solid"}, "marker": {"symbol": "circle"}, "mode": "lines", "name": "ARIMA(3,0,3)", "orientation": "v", "showlegend": true, "type": "scatter", "x": [1, 2, 3, 4, 5, 6, 7, 8, 9, 10, 11, 12], "xaxis": "x", "y": [34330.0, 69230.0, 68320.0, 70750.0, 68850.0, 62220.0, 66360.0, 70790.0, 69900.0, 64740.0, 61840.0, 34810.0], "yaxis": "y"}, {"hovertemplate": "param=ARIMA(3,0,4)<br>Segment=%{x}<br>metric=%{y}<extra></extra>", "legendgroup": "ARIMA(3,0,4)", "line": {"color": "#FECB52", "dash": "solid"}, "marker": {"symbol": "circle"}, "mode": "lines", "name": "ARIMA(3,0,4)", "orientation": "v", "showlegend": true, "type": "scatter", "x": [1, 2, 3, 4, 5, 6, 7, 8, 9, 10, 11, 12], "xaxis": "x", "y": [34330.0, 69210.0, 68320.0, 70760.0, 68860.0, 62160.0, 66340.0, 70800.0, 69900.0, 64750.0, 61810.0, 34780.0], "yaxis": "y"}, {"hovertemplate": "param=ARIMA(4,0,0)<br>Segment=%{x}<br>metric=%{y}<extra></extra>", "legendgroup": "ARIMA(4,0,0)", "line": {"color": "#636efa", "dash": "solid"}, "marker": {"symbol": "circle"}, "mode": "lines", "name": "ARIMA(4,0,0)", "orientation": "v", "showlegend": true, "type": "scatter", "x": [1, 3, 4, 5, 6, 7, 8, 9, 10, 11, 12], "xaxis": "x", "y": [34310.0, 68310.0, 70730.0, 68830.0, 62210.0, 66340.0, 70770.0, 69870.0, 64720.0, 62340.0, 34710.0], "yaxis": "y"}, {"hovertemplate": "param=ARIMA(4,0,1)<br>Segment=%{x}<br>metric=%{y}<extra></extra>", "legendgroup": "ARIMA(4,0,1)", "line": {"color": "#EF553B", "dash": "solid"}, "marker": {"symbol": "circle"}, "mode": "lines", "name": "ARIMA(4,0,1)", "orientation": "v", "showlegend": true, "type": "scatter", "x": [1, 2, 3, 4, 5, 6, 7, 8, 9, 10, 11, 12], "xaxis": "x", "y": [34320.0, 69180.0, 68310.0, 70740.0, 68840.0, 62150.0, 66340.0, 70780.0, 69880.0, 64730.0, 61810.0, 34760.0], "yaxis": "y"}, {"hovertemplate": "param=ARIMA(4,0,2)<br>Segment=%{x}<br>metric=%{y}<extra></extra>", "legendgroup": "ARIMA(4,0,2)", "line": {"color": "#00cc96", "dash": "solid"}, "marker": {"symbol": "circle"}, "mode": "lines", "name": "ARIMA(4,0,2)", "orientation": "v", "showlegend": true, "type": "scatter", "x": [1, 2, 3, 4, 5, 6, 7, 8, 9, 10, 11, 12], "xaxis": "x", "y": [34330.0, 69190.0, 68320.0, 70750.0, 68850.0, 62220.0, 66340.0, 70790.0, 69890.0, 64740.0, 61830.0, 34710.0], "yaxis": "y"}, {"hovertemplate": "param=ARIMA(4,0,3)<br>Segment=%{x}<br>metric=%{y}<extra></extra>", "legendgroup": "ARIMA(4,0,3)", "line": {"color": "#ab63fa", "dash": "solid"}, "marker": {"symbol": "circle"}, "mode": "lines", "name": "ARIMA(4,0,3)", "orientation": "v", "showlegend": true, "type": "scatter", "x": [1, 2, 3, 4, 5, 6, 7, 8, 9, 10, 11, 12], "xaxis": "x", "y": [34330.0, 69190.0, 68320.0, 70760.0, 68850.0, 62240.0, 66340.0, 70790.0, 69890.0, 64750.0, 61820.0, 34730.0], "yaxis": "y"}, {"hovertemplate": "param=ARIMA(4,0,4)<br>Segment=%{x}<br>metric=%{y}<extra></extra>", "legendgroup": "ARIMA(4,0,4)", "line": {"color": "#FFA15A", "dash": "solid"}, "marker": {"symbol": "circle"}, "mode": "lines", "name": "ARIMA(4,0,4)", "orientation": "v", "showlegend": true, "type": "scatter", "x": [1, 2, 3, 4, 5, 6, 7, 8, 9, 10, 11, 12], "xaxis": "x", "y": [34350.0, 69250.0, 68320.0, 70770.0, 68860.0, 62240.0, 66370.0, 70800.0, 69890.0, 64760.0, 61800.0, 34830.0], "yaxis": "y"}], "layout": {"legend": {"title": {"text": "param"}, "tracegroupgap": 0}, "title": {"text": "AIC + BIC Values for Different ARIMA Models Across Segments"}, "xaxis": {"anchor": "y", "domain": [0, 1], "title": {"text": "Segment"}}, "yaxis": {"anchor": "x", "domain": [0, 1], "title": {"text": "metric"}}}}
